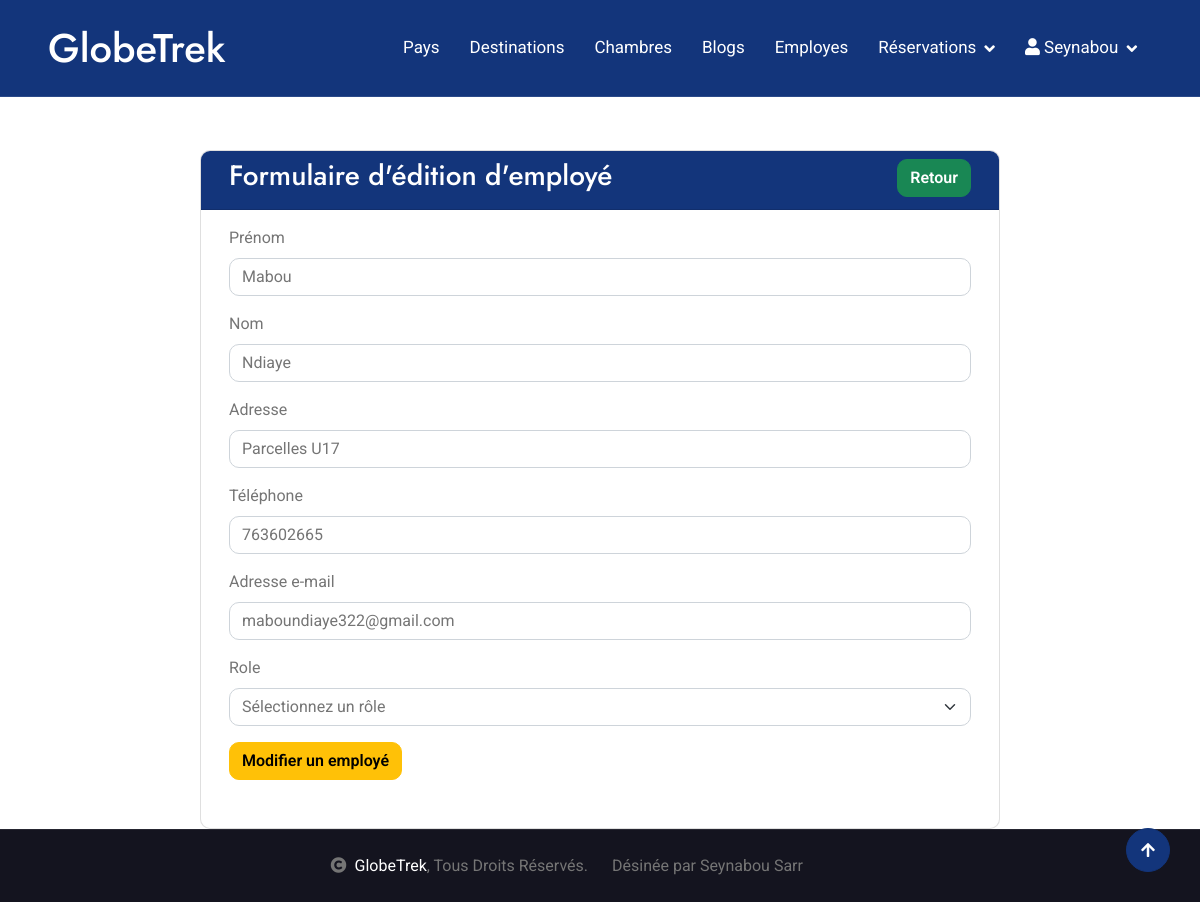
/?page=employeAdmin&type=edit&id=21 (signed in), run on the app's committed database.
### tables this page shows
CREATE TABLE `users` (
  `id` int(11) NOT NULL,
  `prenom` varchar(255) NOT NULL,
  `nom` varchar(255) NOT NULL,
  `adresse` varchar(255) NOT NULL,
  `tel` varchar(255) NOT NULL,
  `email` varchar(255) NOT NULL,
  `mdp` varchar(255) NOT NULL,
  `role` varchar(255) NOT NULL
);

### models/database.php (called while the page is built, shortened)
<?php
try {
$db = new PDO("mysql:host=localhost;dbname=c10_globetrek", "root", "");
} catch (PDOException $e) {
    echo "Erreur: ".$e->getMessage()." a la ligne ".__LINE__;
}
function recupererUnUtilisateur($id){
    global $db;
    try {
        $q = $db->prepare("SELECT * FROM users WHERE id=:id");
        $q->execute([
            "id" => $id
        ]);
        return $q->fetch(PDO::FETCH_OBJ);
    }catch (PDOException $e) {
        setmessage ("Erreur: ".$e->getMessage()." a la ligne ".__LINE__, "danger");
    }
}

### views/ajoutemploye.php (the view, shortened to what this page needs)
<div class="card container col-md-8" style="margin-top: 150px;">
    <div class="card-header row bg-primary text-white">
        <h3 class="col-md-9 text-white">Formulaire d'<?= isset($e) ? 'édition' : 'ajout' ?> d'employé</h3>
        <div class="col-md-3 text-end">
            <a href="?page=employeAdmin" class="btn btn-success">Retour</a>
        </div>
    </div>
    <div class="card-body">
        <div class="row mb-3">
            <form action="" method="post" enctype="multipart/form-data">
                <div class="mb-3 form-group">
                    <label for="prenom" class="form-label">Prénom</label>
                    <input type="text" value="<?= isset($e) ? $e->prenom : '' ?>"  class="form-control" id="prenom" name="prenom" required>
                </div>
                <div class="mb-3 form-group">
                    <label for="nom" class="form-label">Nom</label>
                    <input type="text" value="<?= isset($e) ? $e->nom : '' ?>"  class="form-control" id="nom" name="nom" required>
                </div>
                <div class="mb-3 form-group">
                    <label for="adresse" class="form-label">Adresse</label>
                    <input type="text" value="<?= isset($e) ? $e->adresse : '' ?>" class="form-control" id="adresse" name="adresse" required>
                </div>
                <div class="mb-3 form-group">
                    <label for="tel" class="form-label">Téléphone</label>
                    <input type="tel" value="<?= isset($e) ? $e->tel : '' ?>" class="form-control" id="tel" name="tel" required>
                </div>
                <div class="mb-3 form-group">
                    <label for="email" class="form-label">Adresse e-mail</label>
                    <input type="email" value="<?= isset($e) ? $e->email : '' ?>" class="form-control" id="email" name="email" required>
                </div>
                <div class="mb-3 form-group">
                    <label for="role" class="form-label">Role</label>
                    <select class="form-select" id="role" name="role" required>
                        <option value="">Sélectionnez un rôle</option>
                    </select>
                </div>
                <?php if ($_GET["type"] == "edit"): ?>
                <div class="mb-3 form-group">
                        <button type="submit" name="modifier" class="btn btn-warning">Modifier un employé</button>
                </div>
                <?php else: ?>
                    <div class="mb-3 form-group">
                    <button type="submit" name="ajouter" class="btn btn-primary">Ajouter un employé</button>
                </div>
                <?php endif; ?>
            </form>
        </div>
    </div>
</div>

### assets/css/style.css (style rules this page uses)
.btn { font-weight: 600; transition: .5s; }

### data on the page
users: prenom "Mabou", nom "Ndiaye", adresse "Parcelles U17", tel "763602665", email "maboundiaye322@gmail.com"

### other printed values
$_SESSION["user"]->prenom "Seynabou"
